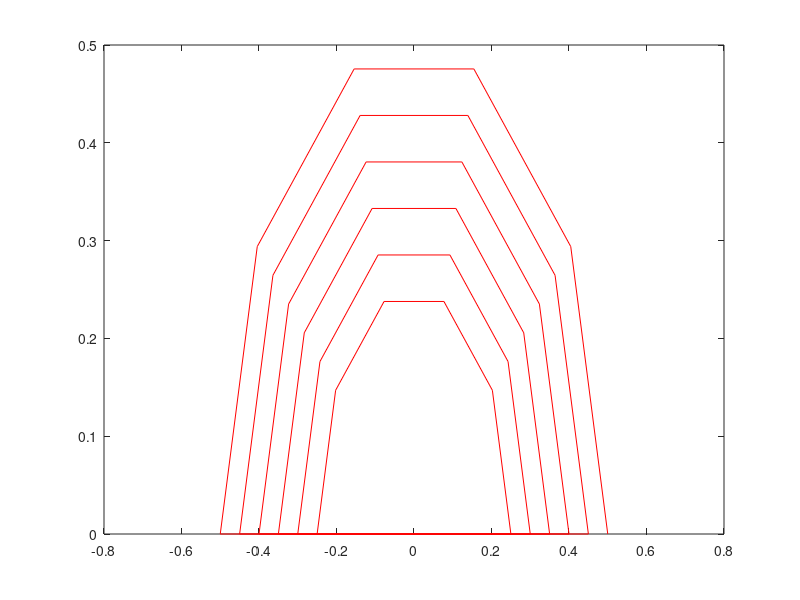

Here is the MATLAB script that generated this plot:
% Mesh generator for ring
% Written By Robert Masti
% Output the coordinates for the c++ code
clc, clear, close all


nx = 5;
ny = 5;

% r and theta coordinates

theta = linspace(pi,0, nx+1);
rl = linspace(0.25, 0.5, ny+1);


[r,t] = meshgrid(rl, theta);

x=r.*cos(t);
y=r.*sin(t);

xlower = 0.25*cos(theta);
ylower = 0.25*sin(theta);

figure
plot(x,y,'*r');

xlin=reshape(x,[],1);
ylin=reshape(y,[],1);

plot(xlin,ylin,'r');

fileID=fopen('debugMatlab.msh','w');

fprintf(fileID, '%i\n',(nx+1)*(ny+1));
fprintf(fileID, '%i\n',nx+1);
fprintf(fileID, '%i\n',ny+1);

outvec = vertcat(xlin,ylin);
fprintf(fileID, '%d\n', outvec);
length(outvec)

